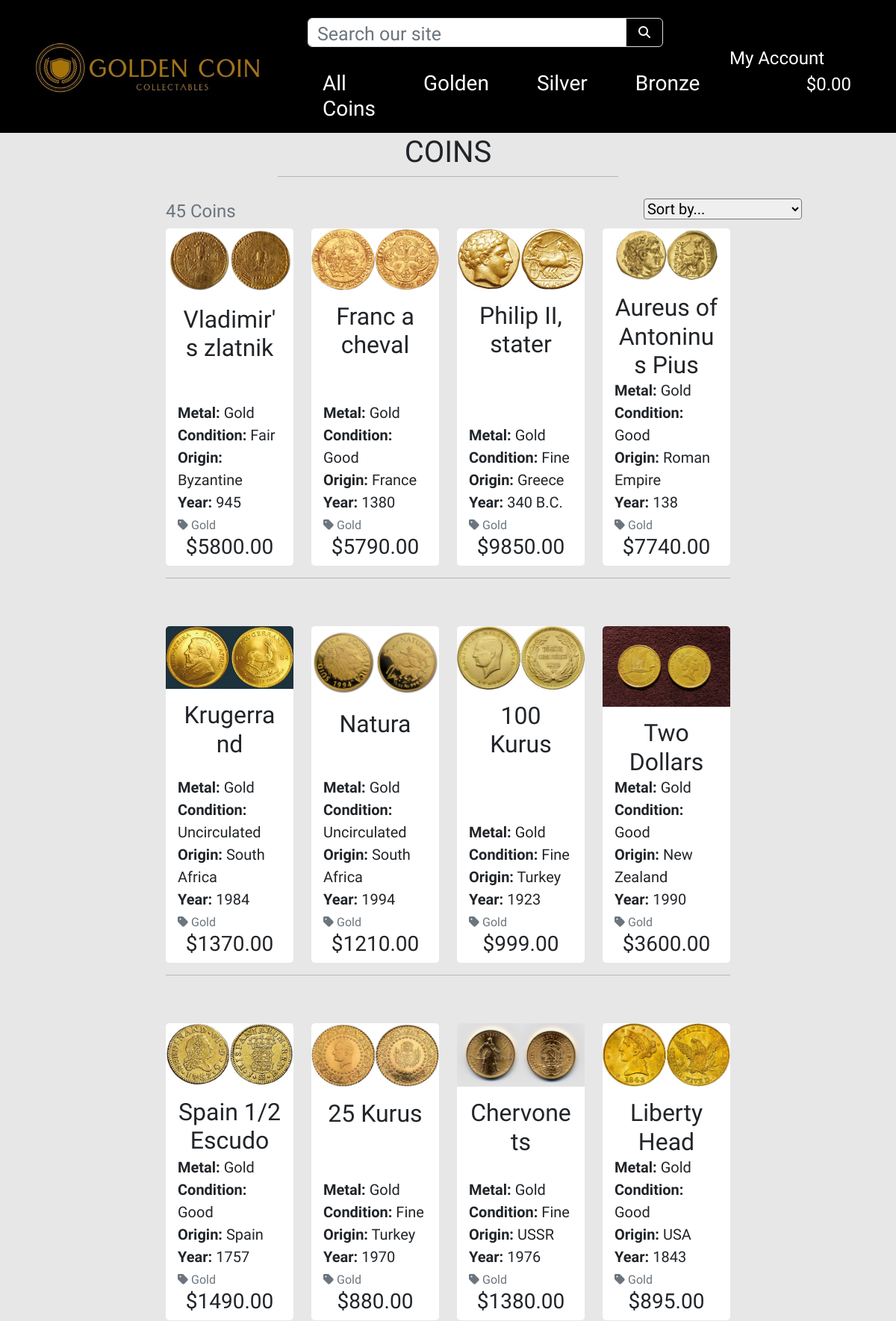
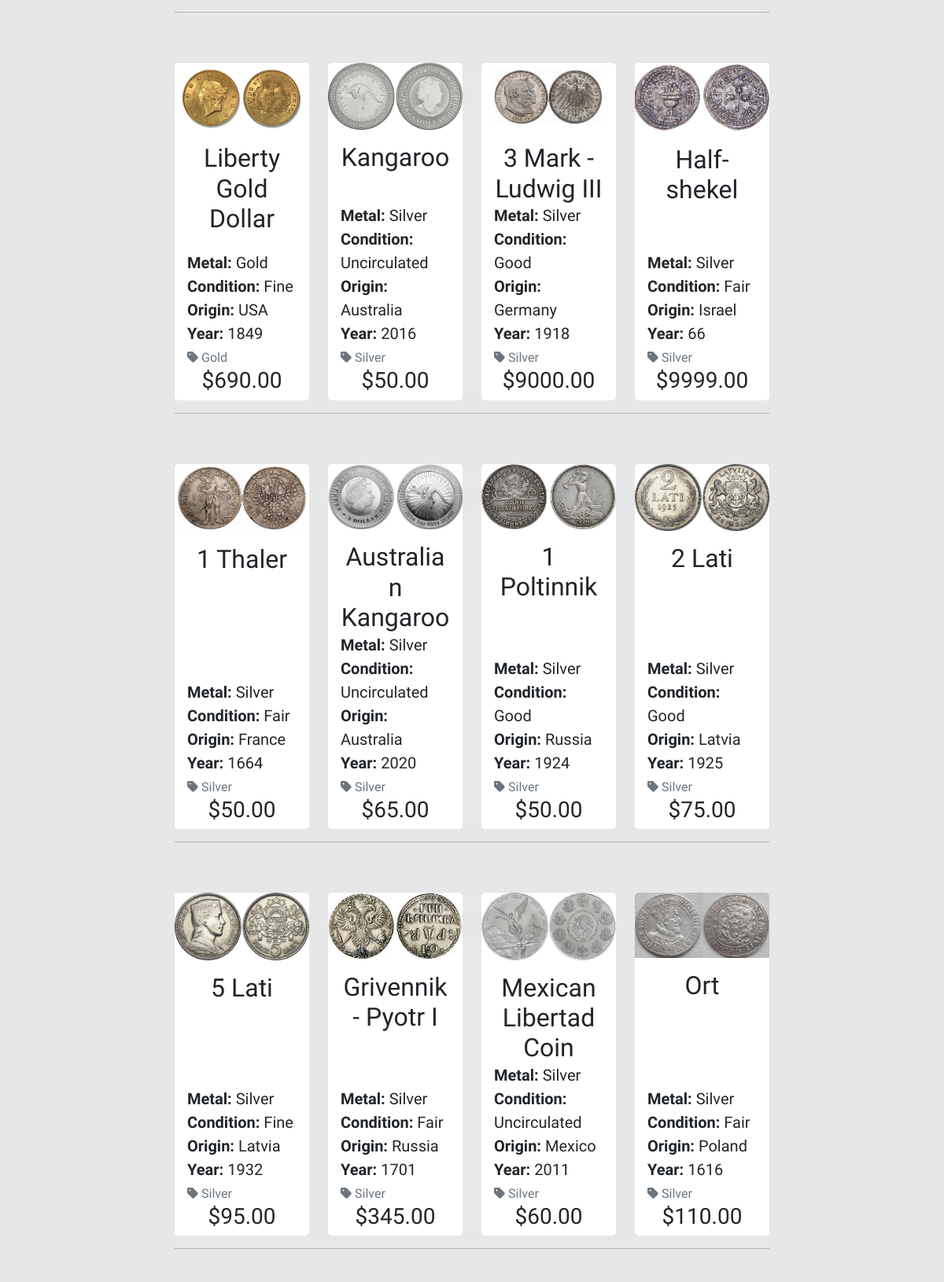
The page /coins/ (upper part) on the database its author committed (2 pictures, top to bottom).
### coins/models.py (models this page shows, shortened)
class Coins(models.Model):
    metal = models.ForeignKey('Metal', null=True, blank=True, on_delete=models.SET_NULL)
    sku = models.CharField(max_length=254, null=True, blank=True)
    name = models.CharField(max_length=254)
    description = models.TextField()
    quantity = models.IntegerField(default=0)
    price = models.DecimalField(max_digits=6, decimal_places=2)
    origin = models.CharField(max_length=254)
    year = models.CharField(max_length=20)
    condition = models.CharField(max_length=20, choices=CONDITION_CHOICES, default=None)
    era = models.CharField(max_length=20, choices=ERA_CHOICES, default=None)
    image_url = models.URLField(max_length=1024, null=True, blank=True)
    image = models.ImageField(null=True, blank=True)
    class Meta:
        verbose_name_plural = 'Coins'

class Metal(models.Model):
    name = models.CharField(max_length=254)
    friendly_name = models.CharField(max_length=254, null=True, blank=True)
    def __str__(self):
        return self.name
    class Meta:
        verbose_name_plural = 'Metals'

### coins/views.py (the view, shortened to what this page needs)
# urls.py: path('', views.all_coins, name='coins'),
def all_coins(request):
    coins = Coins.objects.filter(quantity__gt=0)
    query = None
    eras = None
    metals = None
    sort = None
    direction = None
    if 'era' in request.GET:
        eras = request.GET['era'].split(',')
        coins = coins.filter(era__in=eras)
        eras = Coins.objects.filter(name__in=eras)
    if 'metal' in request.GET:
        metals = request.GET['metal'].split(',')
        coins = coins.filter(metal__name__in=metals)
        metals = Metal.objects.filter(name__in=metals)
    current_sorting = f'{sort}_{direction}'
    context = {
        'coins': coins,
        'search_term': query,
        'current_metals': metals,
        'current_sorting': current_sorting,
    }
    return render(request, 'coins/coins.html', context)

### cart/contexts.py (called while the page is built, shortened)
def cart_contents(request):
    cart_items = []
    total = 0
    coins_count = 0
    cart = request.session.get('cart', {})
    grand_total = total
    context = {
        'cart_items': cart_items,
        'total': total,
        'coins_count': coins_count,
        'grand_total': grand_total,
    }
    return context

### coins/templates/coins/coins.html (shortened to what this page needs)
{% extends "base.html" %}
{% load static %}
{% block content %}
    <div class="overlay"></div>
    <div class="container-fluid offset">
        <div class="row">
            <div class="col text-center">
                <h1 class="text-uppercase">Coins</h1>
                <hr class="w-50 m-auto mb-3">
            </div>
        </div>
        <div class="row">
            <div class="product-container col-10 offset-1">
                <div class="row justify-content-end me-3">
                    <div class="col-12 col-md-6 my-auto order-md-last d-flex justify-content-center justify-content-md-end mb-1">
                        <div class="sort-select-wrapper w-25">
                            <select id="sort-selector" class="h5 custom-select custom-select-sm rounded-1 border-black">
                                <option value="reset" {% if current_sorting == 'None_None' %}selected{% endif %}>Sort by...</option>
                            </select>
                        </div>
                    </div>
                    <div class="col-12 col-md-6 order-md-first">
                        <p class="text-muted h4 mt-3 text-center text-md-start">
                            {{ coins|length }} Coins{% if search_term %} found for <strong>"{{ search_term }}"</strong>{% endif %}
                        </p>
                    </div>
                </div>
                <div class="row">
                    {% for coin in coins %}
                            <div class="col-sm-6 col-md-6 col-lg-4 col-xl-3">
                                <div class="card h-100 border-0">
                                    {% if coin.image %}
                                    <a href="{% url 'coins_detail' coin.id %}">
                                        <img class="card-img-top img-fluid" src="{{ coin.image.url }}" alt="{{ coin.name }}">
                                    </a>
                                    {% else %}
                                    <a href="{% url 'coins_detail' coin.id %}">
                                        <img class="card-img-top img-fluid" src="{{ MEDIA_URL }}noimage.png" alt="{{ coin.name }}">
                                    </a>
                                    {% endif %}
                                    <div class="card-body pb-0">
                                        <p class="mb-0 h2 text-center">{{ coin.name }}</p>
                                    </div>
                                    <div class="card-footer bg-white pt-0 border-0 text-left">
                                        <div class="row">
                                            <div class="col">
                                                <p class="lead mb-0 text-capitalize"><span class="fw-bold">Metal:</span> {{ coin.metal }}</p>
                                                <p class="lead mb-0 text-capitalize"><span class="fw-bold">Condition:</span> {{ coin.condition }}</p>
                                                <p class="lead mb-0"><span class="fw-bold">Origin:</span> {{ coin.origin }}</p>
                                                <p class="lead mb-0"><span class="fw-bold">Year:</span> {{ coin.year }}</p>
                                                {% if coin.metal %}
                                                    <p class="mt-1 mb-0">
                                                        <a class="text-muted text-decoration-none" href="{% url 'coins' %}?metal={{ coin.metal.name }}">
                                                            <i class="fas fa-tag me-1"></i>{{ coin.metal.friendly_name }}
                                                        </a>
                                                    </p>
                                                {% endif %}
                                            </div>
                                        </div>
                                        <div class="row">
                                            <div class="col">
                                                <p class="h3 mb-0 text-left font-weight-bold text-center">${{ coin.price }}</p>
                                            </div>
                                        </div>
                                    </div>
                                </div>
                            </div>
                        {% if forloop.counter|divisibleby:4 %}
                            <div class="col-12 d-none d-xl-block mb-5">
                                <hr>
                            </div>
                        {% endif %}
                    {% endfor %}
                </div>
            </div>
        </div>
    </div>
{% endblock %}

### templates/base.html (shortened to what this page needs)
{% load static %}
    <!doctype html>
    <html lang="en">
        <head>
            {% block corecss %}
                <link href="https://cdn.jsdelivr.net/npm/bootstrap@5.2.2/dist/css/bootstrap.min.css" rel="stylesheet">
                <link rel="stylesheet" href="{% static 'css/base.css' %}">
            {% endblock %}
        </head>
        <body>
            <header class="container-fluid fixed-top">
                <div id="topnav" class="row bg-black pt-lg-2 d-none d-lg-flex">
                    <div class="col-12 col-lg-4 my-auto">
                        <a href="{% url 'home' %}" class="nav-link main-logo-link"><img class='img-fluid' src="/media/logo7.jpg" alt ='Logo Pic' id="navbar-logo"></a>
                    </div>
                    <div class="col-12 col-lg-5 my-auto mt-3">
                        <form method="GET" action="{% url 'coins' %}">
                            <div class="input-group w-100">
                                <input class="form-control border border-black rounded-start" type="text" name="q" placeholder="Search our site">
                                <div class="input-group-append rounded-1">
                                    <button class="form-control btn btn-black border border-black rounded-0 rounded-end" type="submit">
                                        <span class="icon text-light">
                                            <i class="fas fa-search"></i>
                                        </span>
                                    </button>
                                </div>
                            </div>
                        </form>
                        <div class="row bg-white mt-2 h3">
                            <nav class="navbar navbar-expand-lg navbar-light w-100 bg-black p-0">
                                {% include 'includes/main-nav.html' %}
                            </nav>
                        </div>
                    </div>
                    <div class="col-12 col-lg-3 my-auto h4">
                        <div class="dropdown text-lg-end me-5">
                            <button class="btn btn-secondary bg-black border-0 me-4 align-baseline" type="button" id="dropdownMenuButton1" data-bs-toggle="dropdown" aria-expanded="false">
                                <p class="h4 mb-0">My Account</p>
                            </button>
                            <li class="list-inline-item">
                                <a class="{% if grand_total %}text-info fw-bold{% else %}text-light{% endif %} nav-link" href="{% url 'view_cart' %}">
                                    <div class="text-center align-baseline">
                                        <p class="my-0 text-white">
                                            {% if grand_total %}
                                                ${{ grand_total|floatformat:2 }}
                                            {% else %}
                                                $0.00
                                            {% endif %}
                                        </p>
                                    </div>
                                </a>
                            </li>
                        </div>
                    </div>
                </div>
            </header>
            <main class="container">
            {% block content %}
            {% endblock %}
            </main>
        </body>
    </html>

### templates/includes/main-nav.html (shortened to what this page needs)
<div class="collapse navbar-collapse mt-3" id="main-nav">
    <ul class="navbar-nav w-auto mx-auto">
        <li class="nav-item dropdown">
            <a class="logo-font font-weight-bold nav-link text-white me-5" href="#" id="all-coins-link" data-bs-toggle="dropdown" aria-haspopup="true" aria-expanded="false">
                All Coins
            </a>
        </li>
        <li class="nav-item dropdown">
            <a class="logo-font font-weight-bold nav-link text-white me-5" href="#" id="golden-link" data-bs-toggle="dropdown" aria-haspopup="true" aria-expanded="false">
                Golden
            </a>
        </li>
        <li class="nav-item dropdown">
            <a class="logo-font font-weight-bold nav-link text-white me-5" href="#" id="silver-link" data-bs-toggle="dropdown" aria-haspopup="true" aria-expanded="false">
                Silver
            </a>
        </li>
        <li class="nav-item dropdown">
            <a class="logo-font font-weight-bold nav-link text-white me-5" href="#" id="bronze-link" data-bs-toggle="dropdown" aria-haspopup="true" aria-expanded="false">
                Bronze
            </a>
        </li>
    </ul>
</div>

### static/css/base.css (style rules this page uses)
html { height: 100%; }
body { display: flex; min-height: 100vh; flex-direction: column; background-color: rgb(231, 231, 231); height: calc(100vh - 164px); font-family: 'Tenali Ramakrishna'; }
input::placeholder { transform: translateY(5px); font-size: 25px; }
main { flex: 1 0 auto; }
.overlay { height: 100%; width: 100%; top: 0; left: 0; position: fixed; background: rgb(231, 231, 231); z-index: -1; }
.offset { margin-top: 180px; }
.icon { align-items: center; display: inline-flex; justify-content: center; height: 1.5rem; width: 1.5rem; }
@media (min-width: 1200px) { .container { max-width: 80%; } }

### rows shown on the page
Coins: image (picture), name "Vladimir's zlatnik", metal "Gold", condition "Fair", origin "Byzantine", year "945", metal.friendly_name "Gold", price "5800.00"
Coins: image (picture), name "Franc a cheval", metal "Gold", condition "Good", origin "France", year "1380", metal.friendly_name "Gold", price "5790.00"
Coins: image (picture), name "Philip II, stater", metal "Gold", condition "Fine", origin "Greece", year "340 B.C.", metal.friendly_name "Gold", price "9850.00"
Coins: image (picture), name "Aureus of Antoninus Pius", metal "Gold", condition "Good", origin "Roman Empire", year "138", metal.friendly_name "Gold", price "7740.00"
Coins: image (picture), name "Krugerrand", metal "Gold", condition "Uncirculated", origin "South Africa", year "1984", metal.friendly_name "Gold", price "1370.00"
Coins: image (picture), name "Natura", metal "Gold", condition "Uncirculated", origin "South Africa", year "1994", metal.friendly_name "Gold", price "1210.00"
Coins: image (picture), name "100 Kurus", metal "Gold", condition "Fine", origin "Turkey", year "1923", metal.friendly_name "Gold", price "999.00"
Coins: image (picture), name "Two Dollars", metal "Gold", condition "Good", origin "New Zealand", year "1990", metal.friendly_name "Gold", price "3600.00"
Coins: image (picture), name "Spain 1/2 Escudo", metal "Gold", condition "Good", origin "Spain", year "1757", metal.friendly_name "Gold", price "1490.00"
Coins: image (picture), name "25 Kurus", metal "Gold", condition "Fine", origin "Turkey", year "1970", metal.friendly_name "Gold", price "880.00"
Coins: image (picture), name "Chervonets", metal "Gold", condition "Fine", origin "USSR", year "1976", metal.friendly_name "Gold", price "1380.00"
Coins: image (picture), name "Liberty Head", metal "Gold", condition "Good", origin "USA", year "1843", metal.friendly_name "Gold", price "895.00"
Coins: image (picture), name "Liberty Gold Dollar", metal "Gold", condition "Fine", origin "USA", year "1849", metal.friendly_name "Gold", price "690.00"
Coins: image (picture), name "Kangaroo", metal "Silver", condition "Uncirculated", origin "Australia", year "2016", metal.friendly_name "Silver", price "50.00"
Coins: image (picture), name "3 Mark - Ludwig III", metal "Silver", condition "Good", origin "Germany", year "1918", metal.friendly_name "Silver", price "9000.00"
Coins: image (picture), name "Half-shekel", metal "Silver", condition "Fair", origin "Israel", year "66", metal.friendly_name "Silver", price "9999.00"
Coins: image (picture), name "1 Thaler", metal "Silver", condition "Fair", origin "France", year "1664", metal.friendly_name "Silver", price "50.00"
Coins: image (picture), name "Australian Kangaroo", metal "Silver", condition "Uncirculated", origin "Australia", year "2020", metal.friendly_name "Silver", price "65.00"
Coins: image (picture), name "1 Poltinnik", metal "Silver", condition "Good", origin "Russia", year "1924", metal.friendly_name "Silver", price "50.00"
Coins: image (picture), name "2 Lati", metal "Silver", condition "Good", origin "Latvia", year "1925", metal.friendly_name "Silver", price "75.00"
Coins: image (picture), name "5 Lati", metal "Silver", condition "Fine", origin "Latvia", year "1932", metal.friendly_name "Silver", price "95.00"
Coins: image (picture), name "Grivennik - Pyotr I", metal "Silver", condition "Fair", origin "Russia", year "1701", metal.friendly_name "Silver", price "345.00"
Coins: image (picture), name "Mexican Libertad Coin", metal "Silver", condition "Uncirculated", origin "Mexico", year "2011", metal.friendly_name "Silver", price "60.00"
Coins: image (picture), name "Ort", metal "Silver", condition "Fair", origin "Poland", year "1616", metal.friendly_name "Silver", price "110.00"

### other values the page prints
{{ coins|length }} "45"
